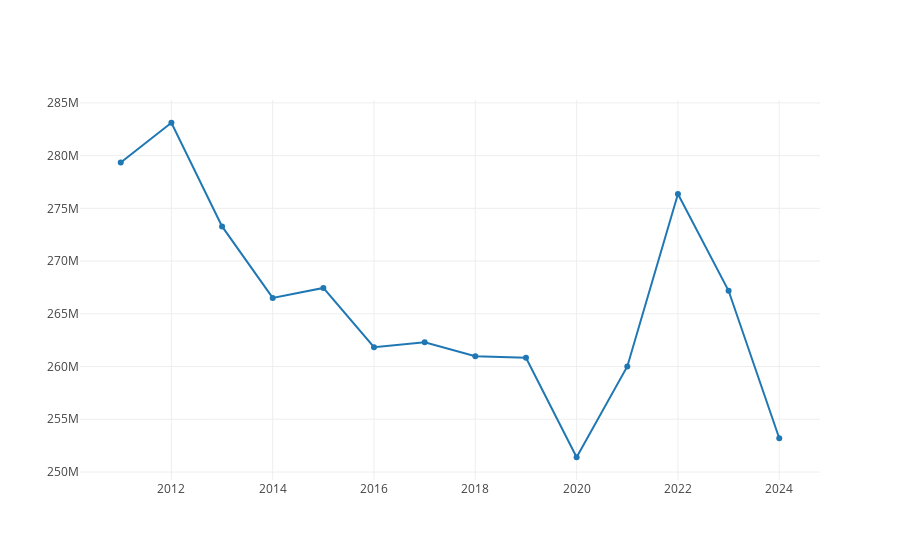

This figure's notebook cell:
### Markdown cell above
### Evolución de la produccion en general.

### Code cell
def analisisProduccionGeneral (df: DataFrame): Unit = {
    //Calculamos la generacion total por año
    val sumaGeneracion = df
       .filter($"Compuesto" === false) 
      .filter(date_format(col("Fecha"), "yyyy") =!= "2010") //El año 2010 solo tiene 1 dia
      .filter(!$"Familia".isin("Demanda"))
      .groupBy(date_format(col("Fecha"), "yyyy").as("Año"))
      .agg(sum("Valor").as("Valor total"))
      .orderBy($"Año")
      .withColumn("Valor total millones MWh", round(col("Valor total") / 1e6, 2))
    
    sumaGeneracion.show()
    
    //Pintamos la gráfica
    val fechas = sumaGeneracion.select("Año").as[String].collect.toSeq
    val valorProduccion = sumaGeneracion.select("Valor Total").as[Double].collect.toSeq
    val produccionPorAño = Scatter(fechas, valorProduccion, name = "Producción Total")

    val data = Seq(produccionPorAño)
    plot(data)
    
}
analisisProduccionGeneral(dataFrameBalance)

### Figure 1 — Plotly figure (JSON) as saved in the notebook; plotly's stock layout.template omitted (floating-point values rounded to 4 significant figures)
{"data": [{"name": "Producción Total", "type": "scatter", "x": ["2011", "2012", "2013", "2014", "2015", "2016", "2017", "2018", "2019", "2020", "2021", "2022", "2023", "2024"], "y": [279400000.0, 283100000.0, 273300000.0, 266500000.0, 267500000.0, 261800000.0, 262300000.0, 261000000.0, 260800000.0, 251400000.0, 260000000.0, 276400000.0, 267200000.0, 253200000.0]}], "layout": {"autosize": true, "xaxis": {"autorange": true, "range": [2010.0, 2025.0], "type": "linear"}, "yaxis": {"autorange": true, "range": [249100000.0, 285400000.0], "type": "linear"}}}
